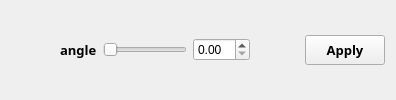
         <widget class="QWidget" name="tab_4">
          <attribute name="title">
           <string>4</string>
          </attribute>
          <layout class="QHBoxLayout" name="horizontalLayout_9">
           <item>
            <widget class="QWidget" name="widget_5" native="true">
             <layout class="QHBoxLayout" name="horizontalLayout">
              <item>
               <spacer name="horizontalSpacer_41">
                <property name="orientation">
                 <enum>Qt::Orientation::Horizontal</enum>
                </property>
                <property name="sizeType">
                 <enum>QSizePolicy::Policy::Expanding</enum>
                </property>
                <property name="sizeHint" stdset="0">
                 <size>
                  <width>40</width>
                  <height>20</height>
                 </size>
                </property>
               </spacer>
              </item>
              <item>
               <widget class="QLabel" name="label">
                <property name="font">
                 <font>
                  <family>Tw Cen MT</family>
                  <pointsize>10</pointsize>
                  <bold>true</bold>
                 </font>
                </property>
                <property name="text">
                 <string>angle</string>
                </property>
               </widget>
              </item>
              <item>
               <widget class="QSlider" name="cylinder_angle_slider">
                <property name="sizePolicy">
                 <sizepolicy hsizetype="Expanding" vsizetype="Fixed">
                  <horstretch>100</horstretch>
                  <verstretch>0</verstretch>
                 </sizepolicy>
                </property>
                <property name="accessibleName">
                 <string>cylinder_angle</string>
                </property>
                <property name="orientation">
                 <enum>Qt::Orientation::Horizontal</enum>
                </property>
               </widget>
              </item>
              <item>
               <widget class="QDoubleSpinBox" name="cylinder_angle_spinbox">
                <property name="accessibleName">
                 <string>cylinder_angle</string>
                </property>
               </widget>
              </item>
              <item>
               <spacer name="horizontalSpacer_42">
                <property name="orientation">
                 <enum>Qt::Orientation::Horizontal</enum>
                </property>
                <property name="sizeType">
                 <enum>QSizePolicy::Policy::Expanding</enum>
                </property>
                <property name="sizeHint" stdset="0">
                 <size>
                  <width>40</width>
                  <height>20</height>
                 </size>
                </property>
               </spacer>
              </item>
             </layout>
            </widget>
           </item>
           <item>
            <widget class="QPushButton" name="cylinder_apply_button">
             <property name="maximumSize">
              <size>
               <width>100</width>
               <height>30</height>
              </size>
             </property>
             <property name="font">
              <font>
               <family>Tw Cen MT</family>
               <pointsize>10</pointsize>
               <bold>true</bold>
              </font>
             </property>
             <property name="toolTip">
              <string>&lt;html&gt;&lt;head/&gt;&lt;body&gt;&lt;p&gt;Apply this effect permanently! You can click undo button to roll back to the previous state.&lt;/p&gt;&lt;/body&gt;&lt;/html&gt;</string>
             </property>
             <property name="accessibleName">
              <string>tab_button</string>
             </property>
             <property name="text">
              <string>Apply</string>
             </property>
            </widget>
           </item>
          </layout>
         </widget>
